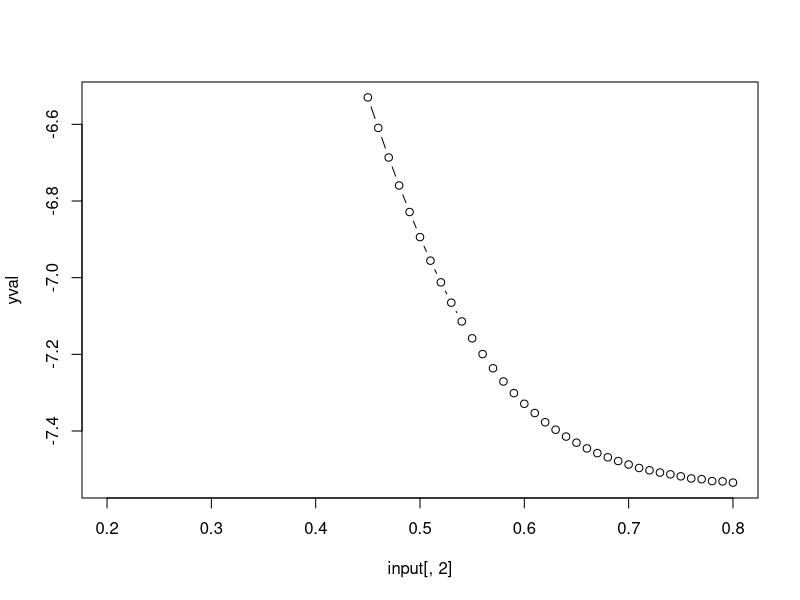
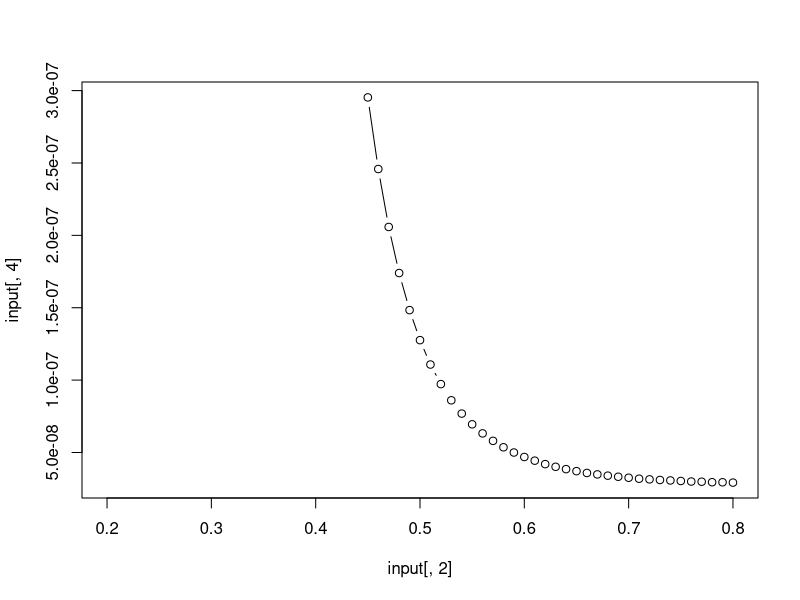

Write the R code that produced these figures, in order.
setwd("~/GitHub/hspice/pwmADC/code")
input <- read.table("newcreation.txt", sep = "=", as.is = 4)
yval = log10(as.numeric(input[, 4]))
plot <- plot( input[, 2],yval, type = "b")
x11()
plot <- plot( input[, 2],input[, 4], type = "b")